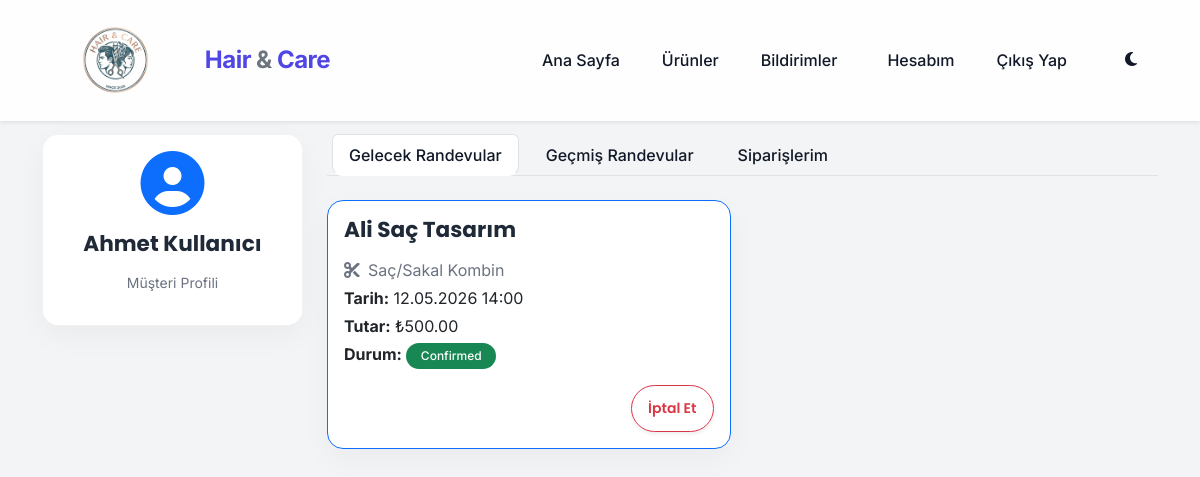
The page /user_dashboard.php (signed in) on the database its author committed.
### tables this page shows
CREATE TABLE IF NOT EXISTS appointments (
    id INT AUTO_INCREMENT PRIMARY KEY,
    user_id INT NOT NULL,
    barber_id INT NOT NULL,
    service_id INT NOT NULL,
    appointment_date DATE NOT NULL,
    appointment_time TIME NOT NULL,
    status ENUM('pending', 'confirmed', 'completed', 'cancelled') DEFAULT 'pending',
    user_note TEXT,
    created_at TIMESTAMP DEFAULT CURRENT_TIMESTAMP,
    FOREIGN KEY (user_id) REFERENCES users(id) ON DELETE CASCADE,
    FOREIGN KEY (barber_id) REFERENCES barbers(id) ON DELETE CASCADE,
    FOREIGN KEY (service_id) REFERENCES services(id) ON DELETE CASCADE,
    UNIQUE KEY unique_appointment (barber_id, appointment_date, appointment_time)
);

CREATE TABLE IF NOT EXISTS barbers (
    id INT AUTO_INCREMENT PRIMARY KEY,
    user_id INT NOT NULL,
    shop_name VARCHAR(150) NOT NULL,
    address TEXT,
    description TEXT,
    opening_time TIME DEFAULT '09:00:00',
    closing_time TIME DEFAULT '20:00:00',
    created_at TIMESTAMP DEFAULT CURRENT_TIMESTAMP,
    FOREIGN KEY (user_id) REFERENCES users(id) ON DELETE CASCADE
);

CREATE TABLE IF NOT EXISTS services (
    id INT AUTO_INCREMENT PRIMARY KEY,
    barber_id INT NOT NULL,
    service_name VARCHAR(100) NOT NULL,
    price DECIMAL(10, 2) NOT NULL,
    duration INT DEFAULT 30,  
    created_at TIMESTAMP DEFAULT CURRENT_TIMESTAMP,
    FOREIGN KEY (barber_id) REFERENCES barbers(id) ON DELETE CASCADE
);

CREATE TABLE IF NOT EXISTS payments (
    id INT AUTO_INCREMENT PRIMARY KEY,
    appointment_id INT NOT NULL,
    amount DECIMAL(10, 2) NOT NULL,
    payment_method ENUM('cash', 'card') NOT NULL,
    status ENUM('pending', 'success', 'failed') DEFAULT 'pending',
    created_at TIMESTAMP DEFAULT CURRENT_TIMESTAMP,
    FOREIGN KEY (appointment_id) REFERENCES appointments(id) ON DELETE CASCADE
);

### user_dashboard.php (the view, shortened to what this page needs)
<?php
require_once 'config/database.php';
$user_id = $_SESSION['user_id'];
$stmt_up = $pdo->prepare("
    SELECT a.*, b.shop_name, s.service_name, p.amount
    FROM appointments a
    JOIN barbers b ON a.barber_id = b.id
    JOIN services s ON a.service_id = s.id
    LEFT JOIN payments p ON a.id = p.appointment_id
    WHERE a.user_id = ? AND a.appointment_date >= CURDATE()
    ORDER BY a.appointment_date ASC, a.appointment_time ASC
");
$stmt_up->execute([$user_id]);
$upcoming = $stmt_up->fetchAll();
require_once 'views/header.php';
?>
<div class="row">
    <div class="col-md-3">
        <div class="card card-custom mb-4">
            <div class="card-body text-center">
                <i class="fas fa-user-circle fa-4x text-primary mb-3"></i>
                <h5 class="card-title"><?= htmlspecialchars($_SESSION['name']) ?></h5>
                <p class="text-muted small">Müşteri Profili</p>
            </div>
        </div>
    </div>
    <div class="col-md-9">
        <ul class="nav nav-tabs mb-4" id="myTab" role="tablist">
            <li class="nav-item" role="presentation">
                <button class="nav-link active" id="upcoming-tab" data-bs-toggle="tab" data-bs-target="#upcoming" type="button">Gelecek Randevular</button>
            </li>
            <li class="nav-item" role="presentation">
                <button class="nav-link" id="past-tab" data-bs-toggle="tab" data-bs-target="#past" type="button">Geçmiş Randevular</button>
            </li>
            <li class="nav-item" role="presentation">
                <button class="nav-link" id="orders-tab" data-bs-toggle="tab" data-bs-target="#orders" type="button">Siparişlerim</button>
            </li>
        </ul>
        <div class="tab-content" id="myTabContent">
            <div class="tab-pane fade show active" id="upcoming" role="tabpanel">
                <?php if (count($upcoming) > 0): ?>
                    <div class="row">
                        <?php foreach($upcoming as $app): ?>
                        <div class="col-md-6 mb-3">
                            <div class="card card-custom border-primary">
                                <div class="card-body">
                                    <h5 class="card-title"><?= htmlspecialchars($app['shop_name']) ?></h5>
                                    <p class="mb-1 text-muted"><i class="fas fa-cut me-2"></i><?= htmlspecialchars($app['service_name']) ?></p>
                                    <p class="mb-1"><strong>Tarih:</strong> <?= date('d.m.Y', strtotime($app['appointment_date'])) ?> <?= substr($app['appointment_time'],0,5) ?></p>
                                    <p class="mb-1"><strong>Tutar:</strong> ₺<?= number_format($app['amount'] ?? 0, 2) ?></p>
                                    <p class="mb-0"><strong>Durum:</strong>
                                        <?php
                                            $badgeClass = 'bg-secondary';
                                            if($app['status'] == 'confirmed') $badgeClass = 'bg-success';
                                        ?>
                                        <span class="badge <?= $badgeClass ?>"><?= ucfirst($app['status'] == 'cancelled' ? 'İptal Edildi' : $app['status']) ?></span>
                                    </p>
                                    <?php if($app['status'] != 'cancelled'): ?>
                                    <div class="mt-3 text-end">
                                        <a href="?cancel_app=<?= $app['id'] ?>" class="btn btn-sm btn-outline-danger shadow-sm rounded-pill px-3" onclick="return confirm('Randevunuzu iptal etmek istediğinize emin misiniz?')">İptal Et</a>
                                    </div>
                                    <?php endif; ?>
                                </div>
                            </div>
                        </div>
                        <?php endforeach; ?>
                    </div>
                <?php else: ?>
                    <div class="alert alert-info border-0 rounded">Yaklaşan bir randevunuz bulunmamaktadır.</div>
                <?php endif; ?>
            </div>
        </div>
    </div>
</div>
<?php require_once 'views/footer.php'; ?>

### public/css/style.css (style rules this page uses)
:root { --primary: #4f46e5; --primary-hover: #4338ca; --secondary: #ec4899; --dark: #1f2937; --light: #f9fafb; --text-main: #111827; --text-muted: #6b7280; --bg-color: #f3f4f6; --surface: #ffffff; --white: #ffffff; --card-shadow: 0 10px 30px rgba(0,0,0,0.04); --card-shadow-hover: 0 20px 40px rgba(0,0,0,0.08); --transition: all 0.3s cubic-bezier(0.25, 0.8, 0.25, 1); --radius-sm: 10px; --radius-md: 16px; --radius-lg: 24px; }
body { -webkit-font-smoothing: antialiased; font-family: 'Inter', sans-serif; background-color: var(--bg-color); color: var(--text-main); overflow-x: hidden; transition: background-color 0.3s ease, color 0.3s ease; }
h1, h2, h3, h4, h5, h6, .brand-text { font-family: 'Poppins', sans-serif; font-weight: 600; color: var(--text-main); }
.nav-link { color: var(--text-main) !important; font-weight: 500; position: relative; padding: 8px 16px !important; margin: 0 5px; transition: var(--transition); border-radius: var(--radius-sm); }
.card-custom, .card { background: var(--surface); border-radius: var(--radius-md); border: 1px solid rgba(0,0,0,0.05); box-shadow: var(--card-shadow); transition: var(--transition); }
.card-title { font-size: 1.35rem; font-weight: 700; color: var(--dark); margin-bottom: 15px; }
.btn { font-family: 'Poppins', sans-serif; font-weight: 600; border-radius: 50px; padding: 12px 28px; transition: var(--transition); }
.badge { padding: 0.6em 1.2em; border-radius: 30px; font-weight: 500; }
.text-muted { color: var(--text-muted) !important; }

### rows shown on the page
appointments: barber.shop_name "Ali Saç Tasarım", service.service_name "Saç/Sakal Kombin", appointment_date "12.05.2026", appointment_time "14:00", payments.amount "500.00", status "Confirmed"

### other values the page prints
$_SESSION['name'] "Ahmet Kullanıcı"
